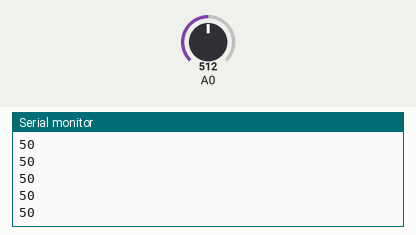
Recording of a sketch running on a simulated Arduino Uno, built with avr-gcc and run on an emulated ATmega328P. Shown: the last lines printed to the serial monitor. Inputs (shaded band) come from the test bench; at power-on: A0 = 512.

Above: at 4.2 s.
4.3 s: A0 set to 716
At 4.68 s:
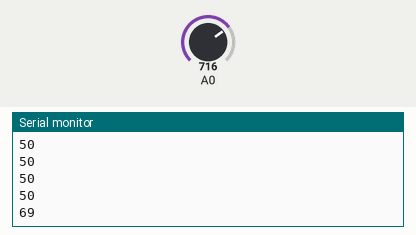
5.8 s: A0 set to 900
At 5.93 s:
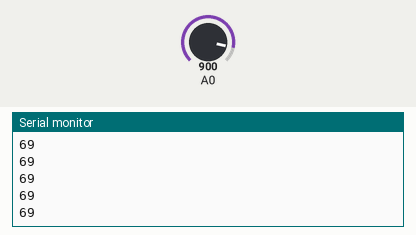
Timing chart, 0 to 8.8 s (numbered marks = the images above; inputs shaded):
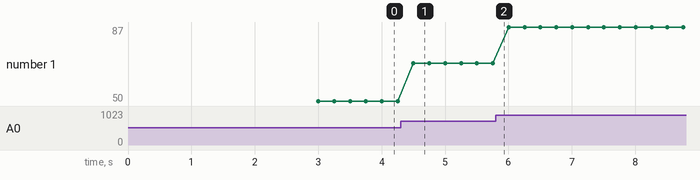

Measured:
- after the input at 4.3 s, the serial monitor: prints a new line after 0.20 s (image 1)
- plotted number 1: 50 → 69 after the input at 4.3 s, 69 → 87 after the input at 5.8 s

The sketch:

F18L12_650910352.ino
```cpp
int aval;
int level;
void setup()
{
  Serial.begin(9600);
  delay(3000);
}
void loop()
{
    aval = analogRead(A0);
    level = map(aval,0,1023,0,100);
    Serial.println(level);
    delay(250);
}
```
